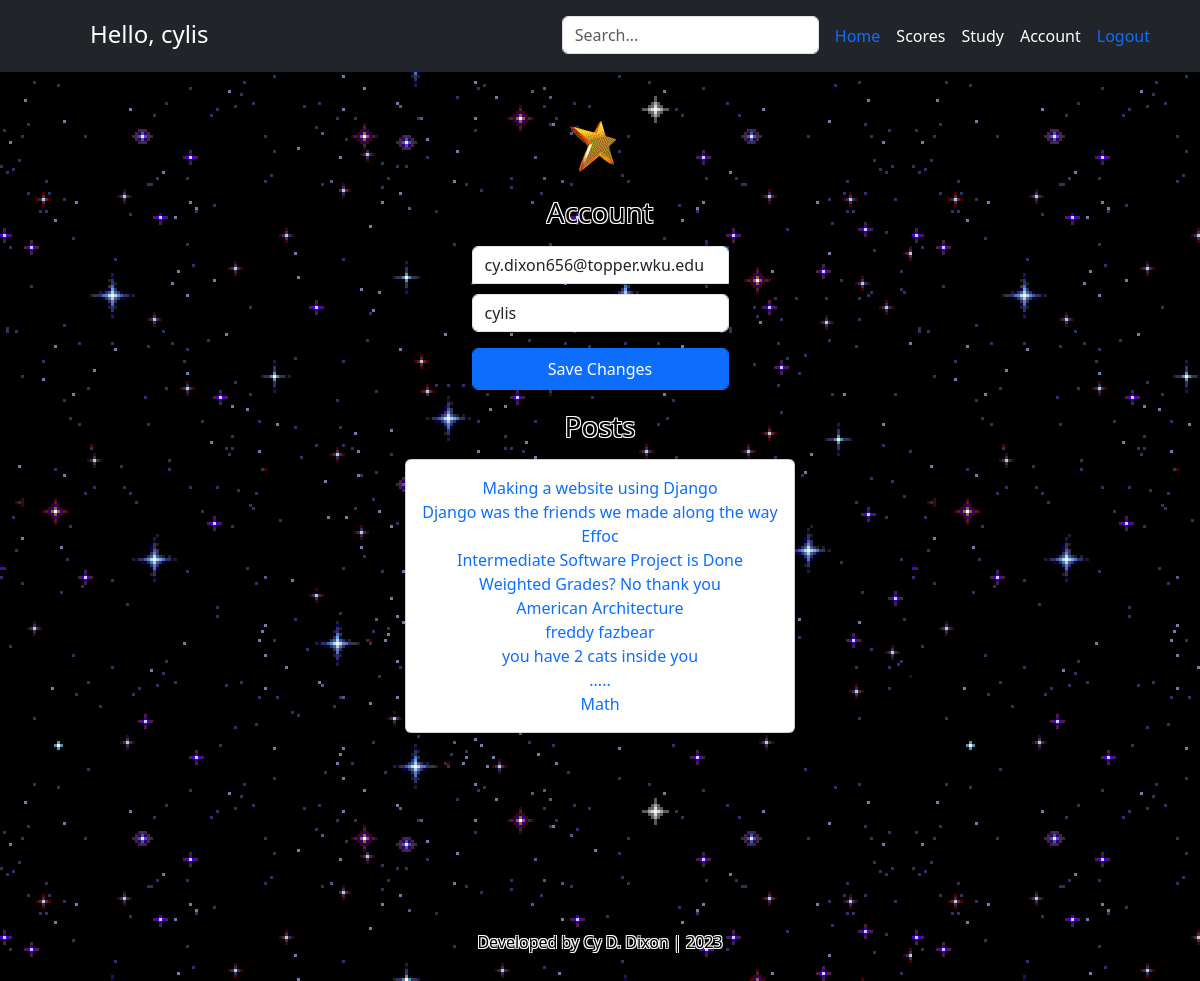
Before: /account/ (signed in) with the older database file.
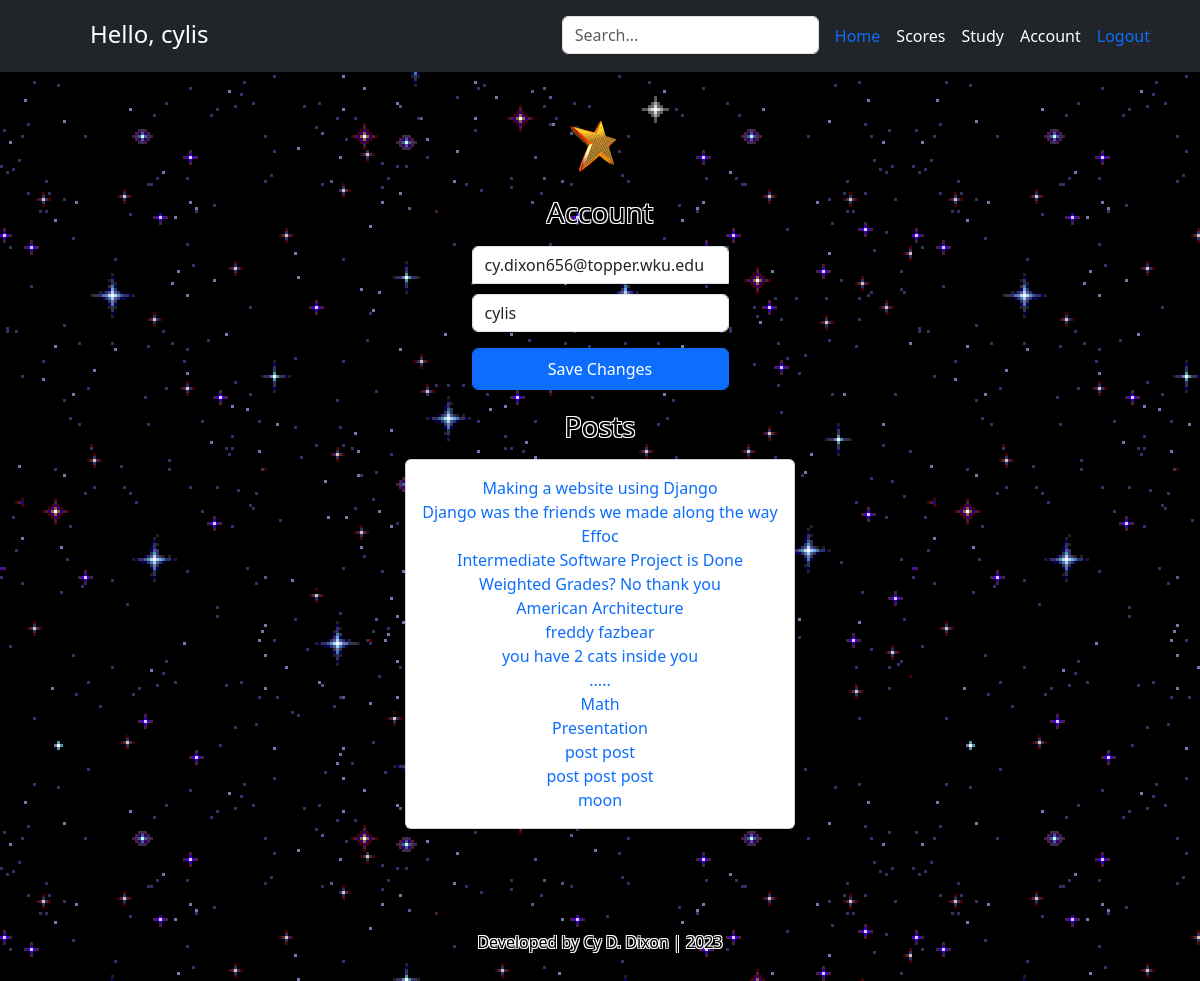
After: the same page with the newer database file.
### account/models.py (models this page shows, shortened)
class Account(AbstractBaseUser):
	email 					= models.EmailField(verbose_name="email", max_length=60, unique=True)
	username 				= models.CharField(max_length=30, unique=True)
	date_joined				= models.DateTimeField(verbose_name='date joined', auto_now_add=True)
	last_login				= models.DateTimeField(verbose_name='last login', auto_now=True)
	is_admin				= models.BooleanField(default=False)
	is_active				= models.BooleanField(default=True)
	is_staff				= models.BooleanField(default=False)
	is_superuser			= models.BooleanField(default=False)
	USERNAME_FIELD = 'email'
	REQUIRED_FIELDS = ['username']
	objects = MyAccountManager()

### blog/models.py (models this page shows, shortened)
class BlogPost(models.Model):
	title = models.CharField(max_length=50,null=False,blank=False)
	body = models.TextField(max_length=50,null=False,blank=False)
	image = models.ImageField(upload_to=upload_location,null=False,blank=False)
	file = models.FileField(upload_to=upload_location,default='static/gov.png')
	date_published = models.DateTimeField(auto_now_add=True,verbose_name="date published")
	date_updated = models.DateTimeField(auto_now=True,verbose_name="date updated")
	author = models.ForeignKey(settings.AUTH_USER_MODEL,on_delete=models.CASCADE)
	slug = models.SlugField(blank=True,unique=True)

### account/views.py (the view)
# urls.py: path('account/', account_view, name="account"),
def account_view(request):
	if not request.user.is_authenticated:
		return redirect("login")
	context = {}
	attempts = SubmissionAttempts.objects.all()
	context['attempts'] = attempts
	accounts = Account.objects.all()
	context['accounts'] = accounts
	quiz_takers = QuizTaker.objects.all()
	context['quiz_takers'] = quiz_takers
	if request.POST:
		form = AccountUpdateForm(request.POST, instance=request.user)
		if form.is_valid():
			form.initial = {
				"email": request.POST['email'],
				"username": request.POST['username'],
			}
			form.save()
			context['success_message'] = "Updated"
	else:
		form = AccountUpdateForm(
			initial = {
				"email":request.user.email,
				"username":request.user.username,
			}
		)
	context['account_form'] = form
	blog_posts = BlogPost.objects.filter(author=request.user)
	context['blog_posts'] = blog_posts
	return render(request, 'account/account.html', context)

### account/forms.py (shortened to what this page needs)
class AccountUpdateForm(forms.ModelForm):
	class Meta:
		model = Account
		fields = ('email', 'username')

### account/templates/account/account.html (shortened to what this page needs)
{% extends 'base.html' %}
{% load static %}
{% block content %}
<div name="Account" class="container d-flex justify-content-center">
	<form class="form-signin" method="post">{% csrf_token %}
	<div class="d-flex flex-column pb-3">
		<img class="img-fluid mx-auto d-block" src="{% static 'starflip.gif' %}" alt="site logo" width="72" heigth="72">
	</div>
			<h1 class="h3 mb-3 fw-normal white-border">Account</h1>
			<input type="email" name="email" class="form-control" id="floatingInput" placeholder="Email" value="{{account_form.initial.email}}">
			<input type="text" name="username" class="form-control" id="inputUsername" placeholder="Username" value="{{account_form.initial.username}}">
			<button class="btn btn-primary w-40 py-2 form-control" type="submit">Save Changes</button>
	</form>
</div>
<div name="Top Row" class="p-1 div3 container d-flex justify-content-center align-items-center">
	<div name="Info" class="div3">
		<h1 class="h3 mb-3 fw-normal white-border">Posts</h1>
			{% if blog_posts %}
				<div class="card h-100 custom-card">
					<div class="card-body">
					{% for post in blog_posts %}
						<a href="{% url 'blog:detail' post.slug %}" style="text-decoration: none;"><li class="list-group-item border-0">{{post.title}}</li></a>
					{% endfor %}
			{% else %}
				<h5 class="white-border">
					None
				</h5>
			{% endif %}
			</div>
		</div>
	</div>
</div>
{% endblock content %}

### templates/base.html (shortened to what this page needs)
{% load static %}
<!DOCTYPE html>
<html lang="en">
	<head>
		<link rel="stylesheet" href="{% static 'style2.css' %}">
		{% include 'snippets/header.html' %}
		<link href="https://cdn.jsdelivr.net/npm/bootstrap@5.3.2/dist/css/bootstrap.min.css" rel="stylesheet">
	</head>
	<body>
		<div class="main">
		{% block content %}
		{% endblock content%}
		</div>
	</body>
	{% include 'snippets/footer.html' %}
</html>

### templates/snippets/header.html (shortened to what this page needs)
<link href="https://cdn.jsdelivr.net/npm/bootstrap@5.3.1/dist/css/bootstrap.min.css" rel="stylesheet">
<header class="p-3 text-bg-dark">
  <div class="container">
    <div class="d-flex flex-wrap">
      <a href="/" class="d-flex mb-3 mb-md-0 me-md-auto link-body-emphasis text-decoration-none">
        <svg class="bi me-2" width="40" height="32"><use xlink:href="#bootstrap"/></svg>
        {% if request.user.is_authenticated %}
          <span class="text-white fs-4">Hello, {{request.user.username}}</span>
        {% else %}
          <span class="text-white fs-4">Welcome!</span>
        {% endif %}
      </a>
      <form class="col-12 col-lg-auto mb-3 mb-lg-0 px-2" role="search" method="get">
        <input class="form-control" aria-label="Search" type="search" name="q" id="id_q" placeholder="Search...">
      </form>
      <ul class="nav">
        {% if request.user.is_authenticated %}
          <li><a class="nav-link px-2 text-blue" aria-current="page" href="{% url 'home' %}"> Home </a></li>
          <li><a class="nav-link px-2 text-white" href="{% url 'scores' %}"> Scores </a></li>
          <li><a class="nav-link px-2 text-white" href="{% url 'study_page' %}"> Study </a></li>
          <li><a class="nav-link px-2 text-white" href="{% url 'account' %}"> Account </a></li>
          <li><a class="nav-link px-2 text-red" href="{% url 'logout' %}"> Logout </a></li>
        {% else %}
          <li><a class="nav-link px-2 text-blue" href="{% url 'home' %}">Home</a></li>
          <li><a class="nav-link px-2 text-white" href="{% url 'register' %}">Register</a></li>
          <li><a class="nav-link px-2 text-white" href="{% url 'login' %}">Login</a> </li>
        {% endif %}
      </ul>
  </div>
</header>

### templates/snippets/footer.html (shortened to what this page needs)
<div class="d-flex flex-row align-items-center footer shadow-lg">
	<p class="m-auto white-border">Developed by Cy D. Dixon | 2023</p>
</div>

### static/style2.css (style rules this page uses)
body { background-image: url('stars.gif'); }

### templates/snippets/header.html (style rules this page uses)
.p-3 { margin-bottom: 20px; }

### templates/snippets/base_css.html (style rules this page uses)
body { background-color: #F5F5F5; }

### templates/base.html (style rules this page uses)
.main { min-height: 100vh; height: 100%; }

### account/templates/account/account.html (style rules this page uses)
.form-signin { max-width: 300px; padding: 1rem; }
.form-signin input[type="email"] { margin-bottom: 10px; border-bottom-right-radius: 0; border-bottom-left-radius: 0; }
div.container { text-align: center; }
.white-border { color: black; text-shadow: -1px -1px 0 #fff, 1px -1px 0 #fff, -1px 1px 0 #fff, 1px 1px 0 #fff; }
.div3 { float: center; text-align: center; }
.custom-card { max-width: 600px; }

### templates/snippets/footer.html (style rules this page uses)
.footer { min-height: 100px; }
.white-border { color: black; text-shadow: -1px -1px 0 #fff, 1px -1px 0 #fff, -1px 1px 0 #fff, 1px 1px 0 #fff; }

Changed rows visible on the page:
added BlogPost: title "Presentation"
added BlogPost: title "post post"
added BlogPost: title "post post post"
added BlogPost: title "moon"
